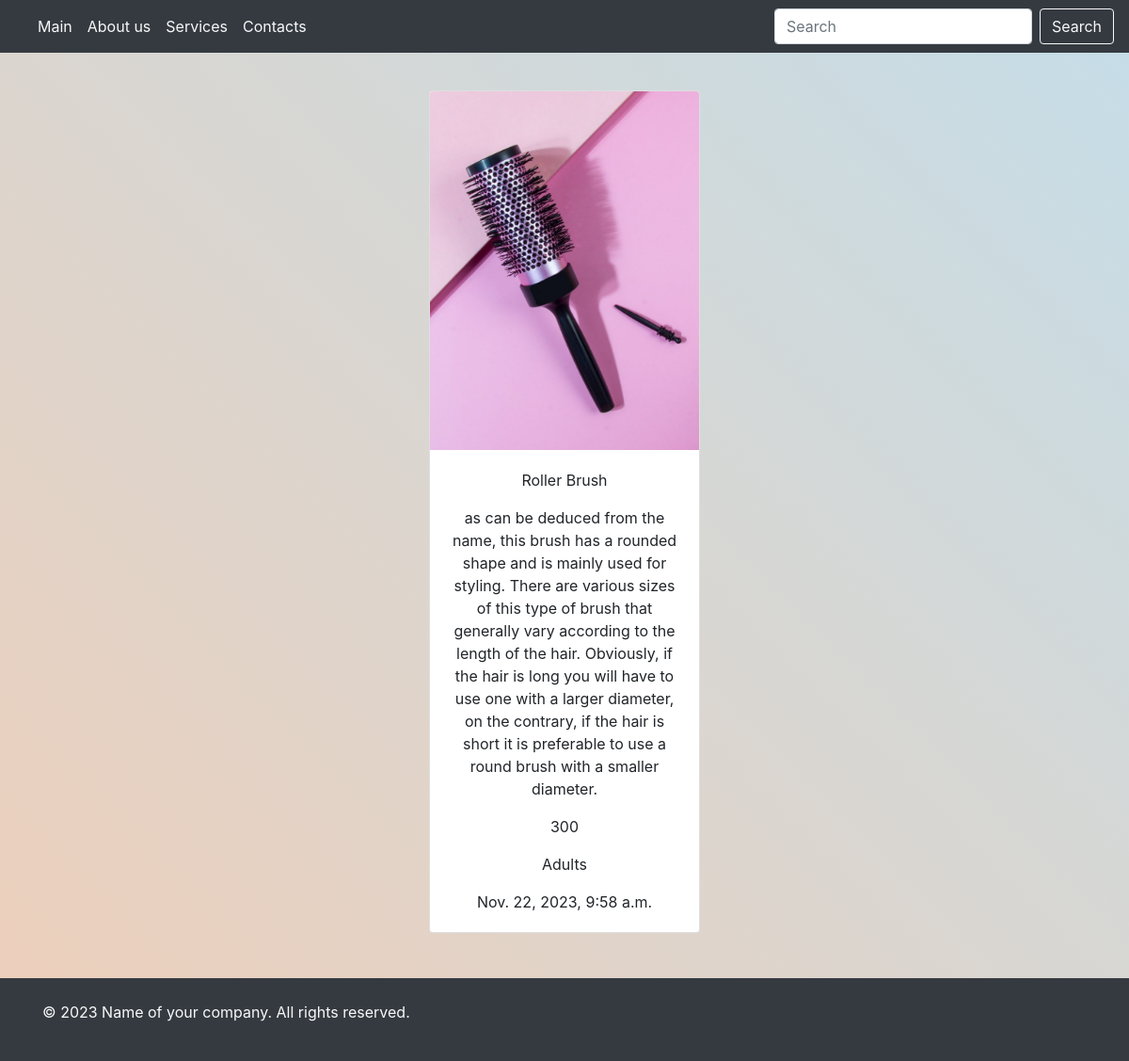
The app's page /product_detail/1/ with its own data.
### main_page/models.py (models this page shows, shortened)
class ProductPostModel(models.Model):
    GENRE = (
        ('Adults', 'Adults'),
        ('Babies', 'Babies')
    )
    title = models.CharField(max_length=100, verbose_name="Enter your product name")
    description = models.TextField()
    image = models.ImageField(upload_to='products/')
    cost = models.PositiveIntegerField()
    genre = models.CharField(max_length=100, choices=GENRE)
    created_at = models.DateTimeField(auto_now_add=True)

### main_page/views.py (the view)
# urls.py: path('product_detail/<int:id>/', product_detail_view),
def product_detail_view(request, id):
    if request.method == 'GET':
        product_id = get_object_or_404(ProductPostModel, id=id)
        return render(request, template_name='main_page/product_detail.html', context={'product_id': product_id})

### templates/main_page/product_detail.html (shortened to what this page needs)
<!DOCTYPE html>
<html lang="en">
<head>
</head>
<body>
{% include 'header_and_footer/header.html' %}
<br><br><br><br>
<center>
<div class="card" style="width: 18rem;">
  <img src="{{product_id.image.url}}" class="card-img-top" alt="...">
  <div class="card-body">
    <p class="card-text">{{product_id.title}}</p>
    <p class="card-text">{{product_id.description}}</p>
    <p class="card-text">{{product_id.cost}}</p>
    <p class="card-text">{{product_id.genre}}</p>
    <p class="card-text">{{product_id.created_at}}</p>
  </div>
</div>
</center>
{% include 'header_and_footer/footer.html' %}
</body>
</html>

### templates/header_and_footer/header.html (style rules this page uses)
body { background: linear-gradient(45deg, #EECFBA, #C5DDE8); }

### records on screen
ProductPostModel: image (picture), title "Roller Brush", description "as can be deduced from the name, this brush has a rounded shape and is mainly used for styling. There are various sizes of this type of brush that generally vary according to the length of the hair. Obviously, if the hair is long you will have to use one with a larger diameter, on the contrary, if the hair is short it is preferable to use a round brush with a smaller diameter.", cost "300", genre "Adults", created_at "Nov. 22, 2023, 9:58 a.m."
